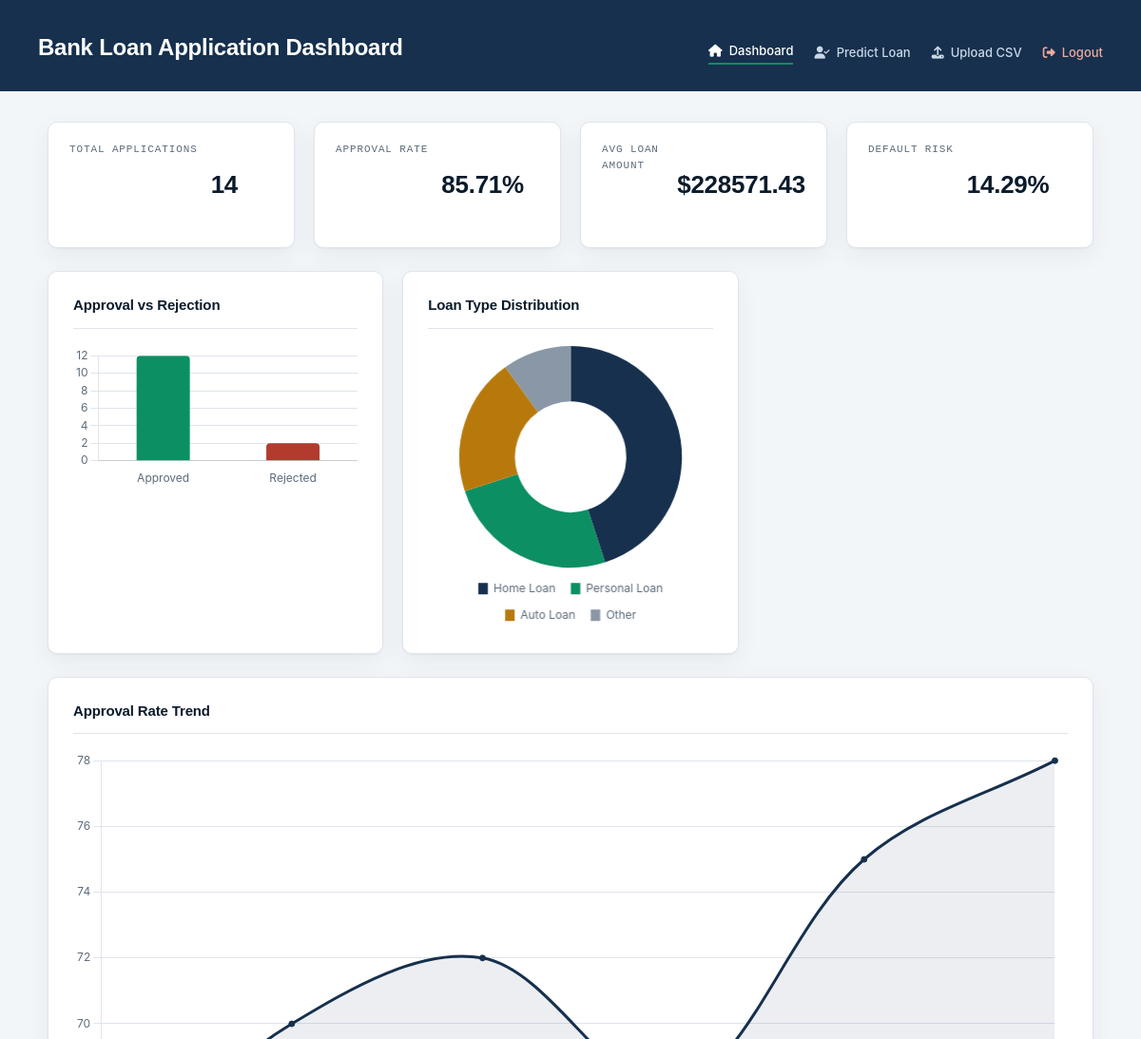
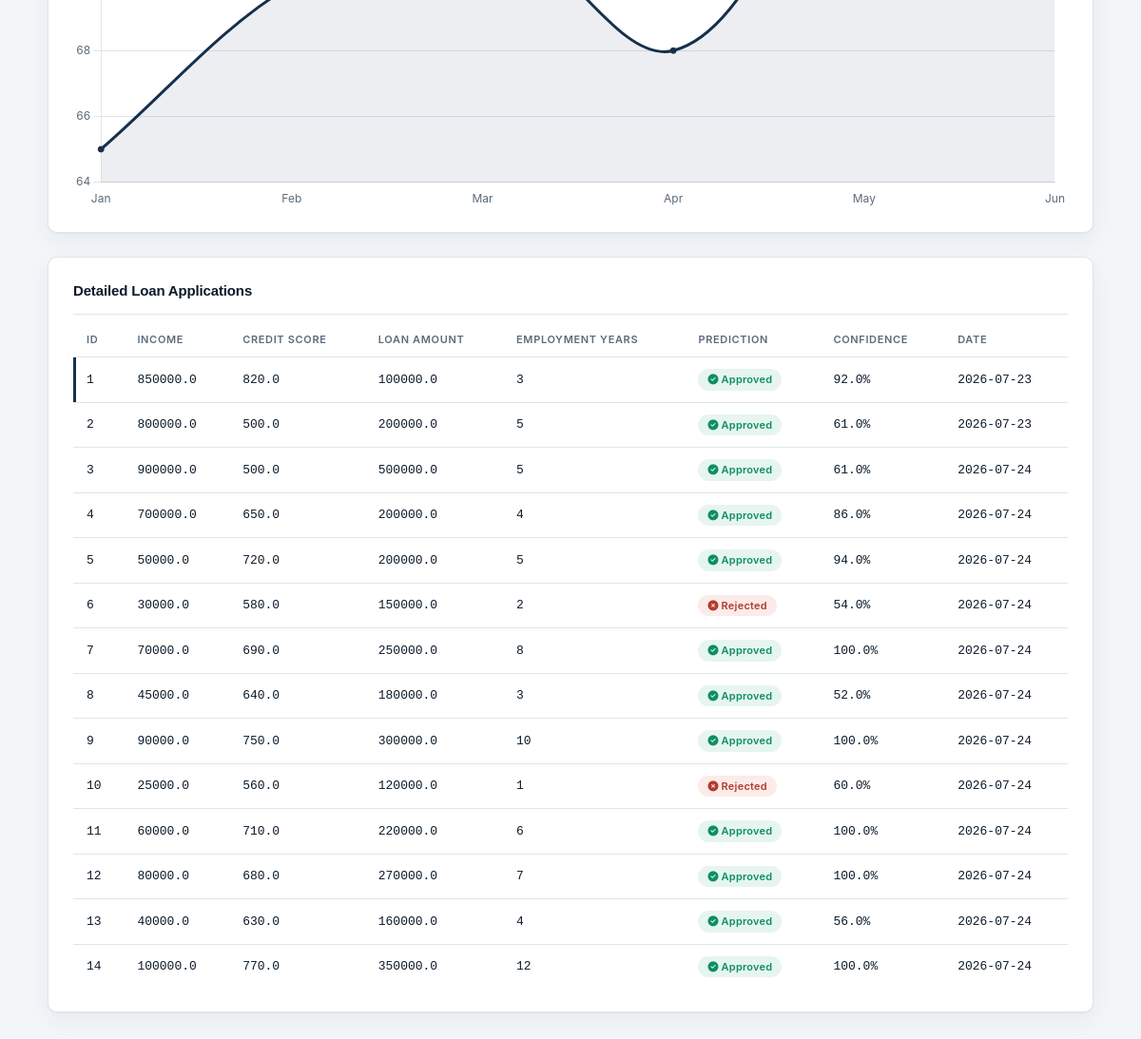
Page /dashboard (signed in) on the earlier database version (2 pictures, top to bottom).
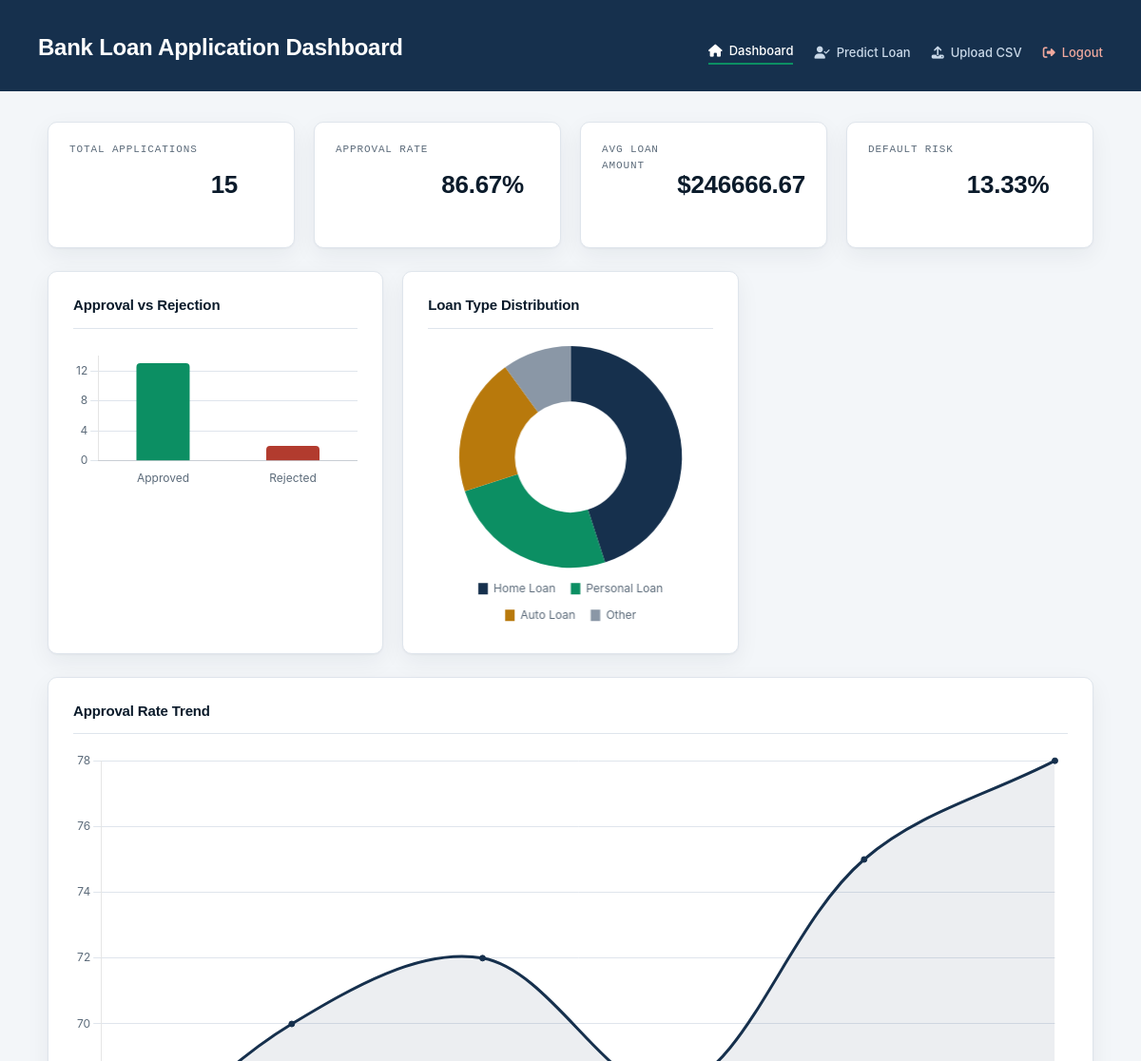
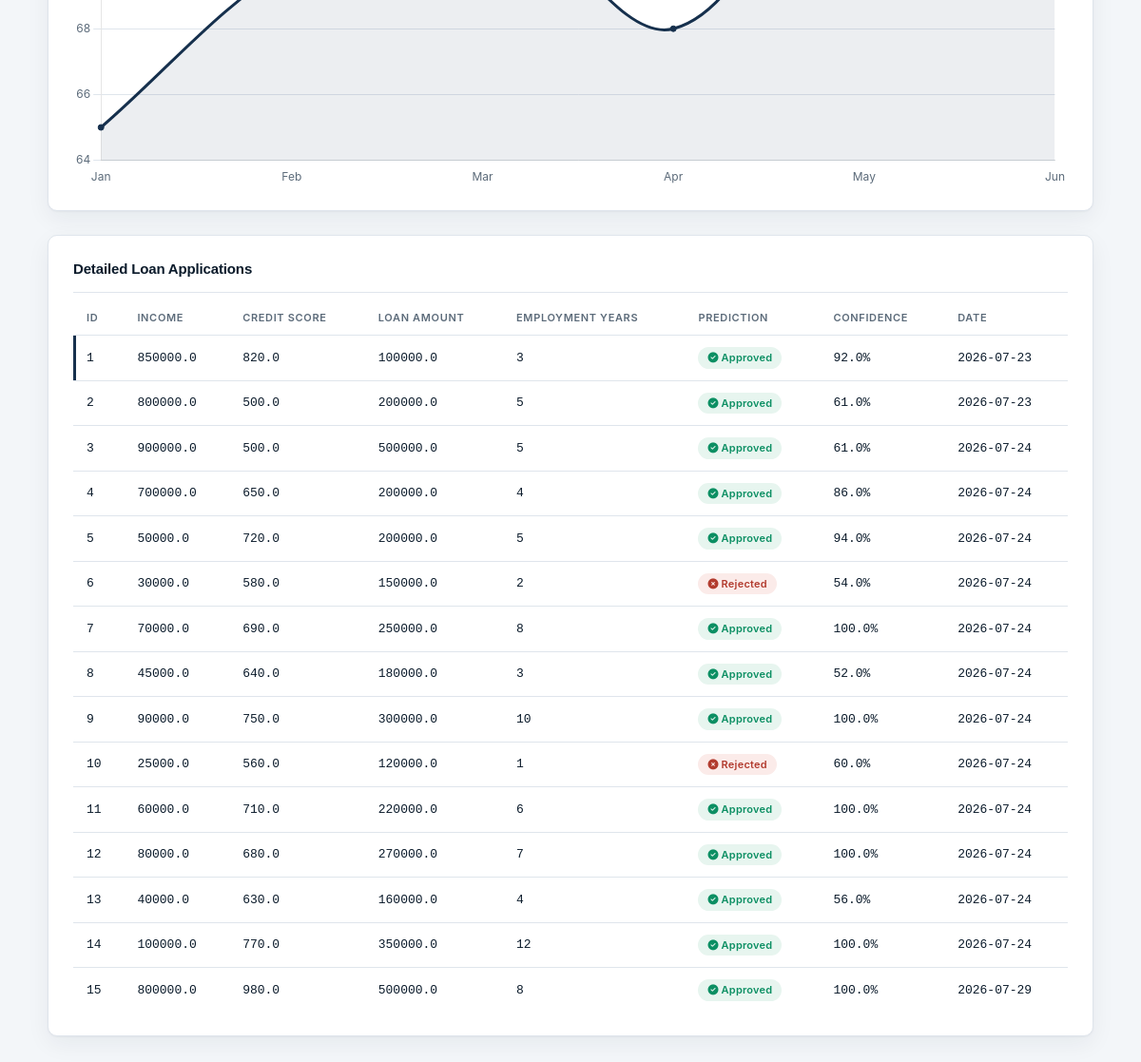
Same page on the later database version (2 pictures, top to bottom).
### app.py (models this page shows)
class LoanApplication(db.Model):
    id = db.Column(db.Integer, primary_key=True)
    income = db.Column(db.Float, nullable=False)
    credit_score = db.Column(db.Float, nullable=False)
    loan_amount = db.Column(db.Float, nullable=False)
    employment_years = db.Column(db.Integer, nullable=False)
    prediction = db.Column(db.String(20))
    confidence = db.Column(db.String(20))
    model_used = db.Column(db.String(50))
    created_at = db.Column(db.Date, default=date.today)

### app.py (the view)
@app.route("/dashboard")
def dashboard():
    if "user" not in session:
        return redirect(url_for("login"))
    loans = LoanApplication.query.all()
    total_apps = len(loans)
    approved = sum(1 for l in loans if l.prediction == "Approved")
    rejected = total_apps - approved
    approval_rate = round((approved / total_apps) * 100, 2) if total_apps else 0
    avg_loan = round(np.mean([l.loan_amount for l in loans]), 2) if loans else 0
    default_risk = round(100 - approval_rate, 2)
    return render_template(
        "dashboard.html",
        loans=loans,
        total_apps=total_apps,
        approval_rate=approval_rate,
        avg_loan=avg_loan,
        default_risk=default_risk,
        approved=approved,
        rejected=rejected
    )

### templates/dashboard.html (shortened to what this page needs)
<!DOCTYPE html>
<html lang="en">
<head>
    <link rel="stylesheet" href="{{ url_for('static', filename='style.css') }}">
    <link rel="stylesheet" href="https://cdnjs.cloudflare.com/ajax/libs/font-awesome/6.5.0/css/all.min.css">
</head>
<body>
    <header class="page-header">
        <div class="heading-block">
            <h1>Bank Loan Application Dashboard</h1>
        </div>
        <nav class="top-nav">
            <a href="{{ url_for('dashboard') }}" class="active"><i class="fas fa-home"></i> Dashboard</a>
            <a href="{{ url_for('predict') }}"><i class="fas fa-user-check"></i> Predict Loan</a>
            <a href="{{ url_for('upload') }}"><i class="fas fa-upload"></i> Upload CSV</a>
            <a href="{{ url_for('logout') }}" class="logout-link"><i class="fas fa-sign-out-alt"></i> Logout</a>
        </nav>
    </header>
    <div class="container">
        <div class="stats-grid">
            <div class="stat-card">
                <p class="stat-label">Total Applications</p>
                <p class="stat-value">{{ total_apps }}</p>
            </div>
            <div class="stat-card accent-emerald">
                <p class="stat-label">Approval Rate</p>
                <p class="stat-value">{{ approval_rate }}%</p>
            </div>
            <div class="stat-card accent-amber">
                <p class="stat-label">Avg Loan Amount</p>
                <p class="stat-value">${{ avg_loan }}</p>
            </div>
            <div class="stat-card accent-clay">
                <p class="stat-label">Default Risk</p>
                <p class="stat-value">{{ default_risk }}%</p>
            </div>
        </div>
        <div class="charts-grid">
            <div class="card chart-card">
                <h2 class="section-title">Approval vs Rejection</h2>
                <canvas id="approvalChart"></canvas>
            </div>
            <div class="card chart-card">
                <h2 class="section-title">Loan Type Distribution</h2>
                <canvas id="loanTypeChart"></canvas>
            </div>
        </div>
        <div class="card chart-card" style="margin-bottom:25px;">
            <h2 class="section-title">Approval Rate Trend</h2>
            <canvas id="trendChart"></canvas>
        </div>
        <section class="results-section card">
            <h2 class="section-title">Detailed Loan Applications</h2>
            <div class="table-responsive">
                <table class="results-table">
                    <thead>
                        <tr>
                            <th>ID</th><th>Income</th><th>Credit Score</th><th>Loan Amount</th>
                            <th>Employment Years</th><th>Prediction</th><th>Confidence</th><th>Date</th>
                        </tr>
                    </thead>
                    <tbody>
                        {% for loan in loans %}
                        <tr>
                            <td>{{ loan.id }}</td>
                            <td>{{ loan.income }}</td>
                            <td>{{ loan.credit_score }}</td>
                            <td>{{ loan.loan_amount }}</td>
                            <td>{{ loan.employment_years }}</td>
                            <td>
                                {% if loan.prediction == "Approved" %}
                                    <span class="badge badge-approved"><i class="fas fa-check-circle"></i> Approved</span>
                                {% else %}
                                    <span class="badge badge-rejected"><i class="fas fa-times-circle"></i> Rejected</span>
                                {% endif %}
                            </td>
                            <td>{{ loan.confidence }}</td>
                            <td>{{ loan.created_at }}</td>
                        </tr>
                        {% else %}
                        <tr>
                            <td colspan="8" style="text-align:center; font-family: 'Inter', sans-serif; color: var(--slate); padding: 32px 0;">No applications yet.</td>
                        </tr>
                        {% endfor %}
                    </tbody>
                </table>
            </div>
        </section>
    </div>
    <script>
        const chartFont = "'Inter', sans-serif";
        Chart.defaults.font.family = chartFont;
        Chart.defaults.color = '#5C6B7A';
        // Approved vs Rejected
        new Chart(document.getElementById('approvalChart'), {
            type: 'bar',
            data: {
                labels: ['Approved', 'Rejected'],
                datasets: [{
                    label: 'Applications',
                    data: [{{ approved }}, {{ rejected }}],
                    backgroundColor: ['#0C8F63', '#B23B2E'],
                    borderRadius: 4,
                    maxBarThickness: 56
                }]
            },
            options: {
                plugins: { legend: { display: false } },
                scales: { y: { beginAtZero: true, grid: { color: '#DFE5EC' } }, x: { grid: { display: false } } }
            }
        });
        // Loan Type Distribution (dummy data for now)
        new Chart(document.getElementById('loanTypeChart'), {
            type: 'doughnut',
            data: {
                labels: ['Home Loan', 'Personal Loan', 'Auto Loan', 'Other'],
                datasets: [{
                    data: [45, 25, 20, 10],
                    backgroundColor: ['#16304D', '#0C8F63', '#B8790C', '#8A97A6'],
                    borderWidth: 0
                }]
            },
            options: {
                plugins: { legend: { position: 'bottom', labels: { boxWidth: 10, padding: 16 } } }
            }
        });
        // Approval Rate Trend (example data)
        new Chart(document.getElementById('trendChart'), {
            type: 'line',
            data: {
                labels: ['Jan','Feb','Mar','Apr','May','Jun'],
                datasets: [{
                    label: 'Approval Rate (%)',
                    data: [65, 70, 72, 68, 75, 78],
                    borderColor: '#16304D',
                    backgroundColor: 'rgba(22, 48, 77, 0.08)',
                    fill: true,
                    tension: 0.35,
                    pointBackgroundColor: '#16304D'
                }]
            },
            options: {
                plugins: { legend: { display: false } },
                scales: { y: { grid: { color: '#DFE5EC' } }, x: { grid: { display: false } } }
            }
        });
    </script>
</body>
</html>

### static/style.css (style rules this page uses)
:root { --ink: #0B1B2B; --navy: #16304D; --navy-hover: #1E3E62; --slate: #5C6B7A; --slate-light: #8A97A6; --paper: #F3F6F9; --card: #FFFFFF; --line: #DFE5EC; --emerald: #0C8F63; --emerald-bg: #E7F5EF; --clay: #B23B2E; --clay-bg: #FBEBE9; --amber: #B8790C; --amber-bg: #FBF1DF; --radius: 10px; --shadow: 0 1px 2px rgba(11, 27, 43, 0.04), 0 8px 24px rgba(11, 27, 43, 0.06); }
* { box-sizing: border-box; }
body { margin: 0; background: var(--paper); color: var(--ink); font-family: 'Inter', -apple-system, BlinkMacSystemFont, sans-serif; font-size: 15px; line-height: 1.5; }
.page-header { background: var(--navy); color: #fff; padding: 28px 40px; display: flex; justify-content: space-between; align-items: flex-end; gap: 24px; flex-wrap: wrap; }
.page-header .heading-block { display: flex; flex-direction: column; gap: 4px; }
.page-header h1 { font-family: 'Space Grotesk', sans-serif; font-size: 24px; font-weight: 600; margin: 0; letter-spacing: -0.01em; }
.top-nav { display: flex; align-items: center; gap: 22px; flex-wrap: wrap; }
.top-nav a { font-family: 'Inter', sans-serif; font-size: 13px; font-weight: 500; color: #C9D8E8; text-decoration: none; display: inline-flex; align-items: center; gap: 7px; transition: color 0.15s ease; }
.top-nav a:hover, .top-nav a.active { color: #fff; }
.top-nav a.active { border-bottom: 2px solid var(--emerald); padding-bottom: 3px; }
.top-nav a.logout-link { color: #F0A99E; }
.container { max-width: 1180px; margin: 0 auto; padding: 32px 40px 64px; }
.card { background: var(--card); border: 1px solid var(--line); border-radius: var(--radius); box-shadow: var(--shadow); padding: 24px 26px; }
.section-title { font-family: 'Space Grotesk', sans-serif; font-size: 15px; font-weight: 600; letter-spacing: -0.01em; margin: 0 0 18px; padding-bottom: 12px; border-bottom: 1px solid var(--line); color: var(--ink); }
.stats-grid { display: grid; grid-template-columns: repeat(4, 1fr); gap: 20px; }
.stat-card { background: var(--card); border: 1px solid var(--line); border-radius: var(--radius); box-shadow: var(--shadow); padding: 20px 22px; display: flex; align-items: flex-start; gap: 14px; }
.stat-label { font-family: 'IBM Plex Mono', monospace; font-size: 11px; letter-spacing: 0.08em; text-transform: uppercase; color: var(--slate); margin: 0 0 6px; }
.stat-value { font-family: 'Space Grotesk', sans-serif; font-size: 26px; font-weight: 600; color: var(--ink); letter-spacing: -0.01em; }
.charts-grid { display: grid; grid-template-columns: repeat(3, 1fr); gap: 20px; align-items: stretch; }
.chart-card { min-width: 0; display: flex; flex-direction: column; }
.chart-card canvas { max-height: 100%; }
.container > section, .container > div.stats-grid, .container > div.charts-grid { margin-bottom: 24px; }
.container > section:last-child, .container > div:last-child { margin-bottom: 0; }
.results-section { min-width: 0; }
.table-responsive { overflow-x: auto; }
.results-table { width: 100%; border-collapse: collapse; font-family: 'IBM Plex Mono', monospace; font-size: 13px; }
.results-table thead th { text-align: left; font-family: 'Inter', sans-serif; font-size: 11px; font-weight: 600; text-transform: uppercase; letter-spacing: 0.06em; color: var(--slate); padding: 0 14px 10px; border-bottom: 1px solid var(--line); white-space: nowrap; }
.results-table tbody tr { border-bottom: 1px solid var(--line); }
.results-table tbody tr:last-child { border-bottom: none; }
.results-table td { padding: 12px 14px; color: var(--ink); white-space: nowrap; }
.results-table tbody tr:first-child { box-shadow: inset 3px 0 0 var(--navy); }
.badge { display: inline-block; padding: 3px 10px; border-radius: 20px; font-family: 'Inter', sans-serif; font-size: 11px; font-weight: 600; letter-spacing: 0.02em; }
.badge-approved { background: var(--emerald-bg); color: var(--emerald); }
.badge-rejected { background: var(--clay-bg); color: var(--clay); }

Differences in the rows shown:
added LoanApplication: id "15", income "800000.0", credit_score "980.0", loan_amount "500000.0", employment_years "8", prediction "Approved" (drawn), confidence "100.0%", created_at "2026-07-29"
Other differences:
{{ total_apps }}: "14" → "15"
{{ approval_rate }}: "85.71" → "86.67"
{{ avg_loan }}: "228571.43" → "246666.67"
{{ default_risk }}: "14.29" → "13.33"
chart data {{ approved }}: 12 → 13
